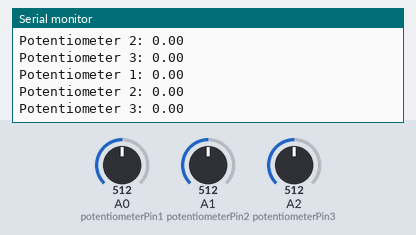
Simulated run of this sketch. Board: Arduino Uno, built with avr-gcc and run on an emulated ATmega328P. Shown: the last lines printed to the serial monitor. The inputs (shaded band) are chosen by the test bench; at power-on: A0 (potentiometerPin1) = 512, A1 (potentiometerPin2) = 512, A2 (potentiometerPin3) = 512.

Above: at 1.3 s.
1.4 s: A0 (potentiometerPin1) set to 1023
At 1.85 s:
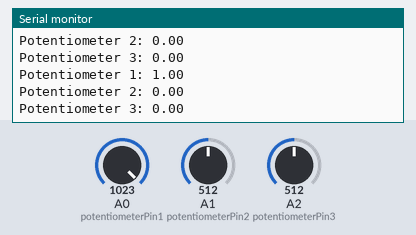
2.9 s: A1 (potentiometerPin2) set to 1023
At 3.36 s:
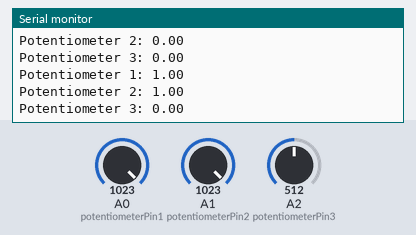
4.4 s: A2 (potentiometerPin3) set to 1023
At 4.87 s:
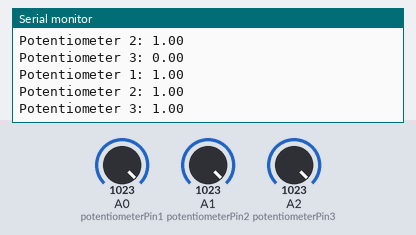
Timing chart, 0 to 7.4 s (numbered marks = the images above; inputs shaded):
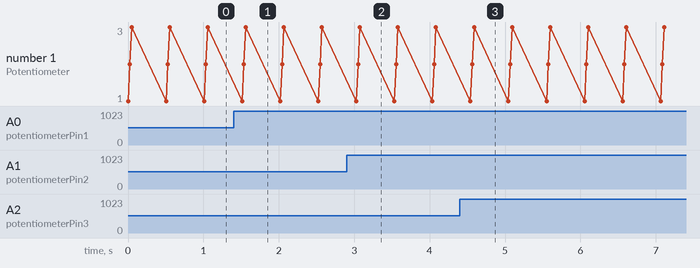

The sketch:

test_capteur1.ino
```cpp
const int potentiometerPin1 = A0;
const int potentiometerPin2 = A1;
const int potentiometerPin3 = A2;

void setup() {
  Serial.begin(9600);
}

void loop() {
  int val1 = analogRead(potentiometerPin1);
  int val2 = analogRead(potentiometerPin2);
  int val3 = analogRead(potentiometerPin3);

  float realval1 = val1/1000;
  float realval2 = val2/1000;
  float realval3 = val3/1000;

  Serial.print("Potentiometer 1: ");
  Serial.println(realval1);

  Serial.print("Potentiometer 2: ");
  Serial.println(realval2);

  Serial.print("Potentiometer 3: ");
  Serial.println(realval3);

  delay(500); // Délai entre les lectures pour éviter une lecture trop rapide
}
```

Measured:
- after the input at 1.4 s, the serial monitor: prints a new line after 0.11 s (image 1)
- after the input at 2.9 s, the serial monitor: prints a new line after 0.15 s (image 2)
- after the input at 4.4 s, the serial monitor: prints a new line after 0.19 s (image 3)
